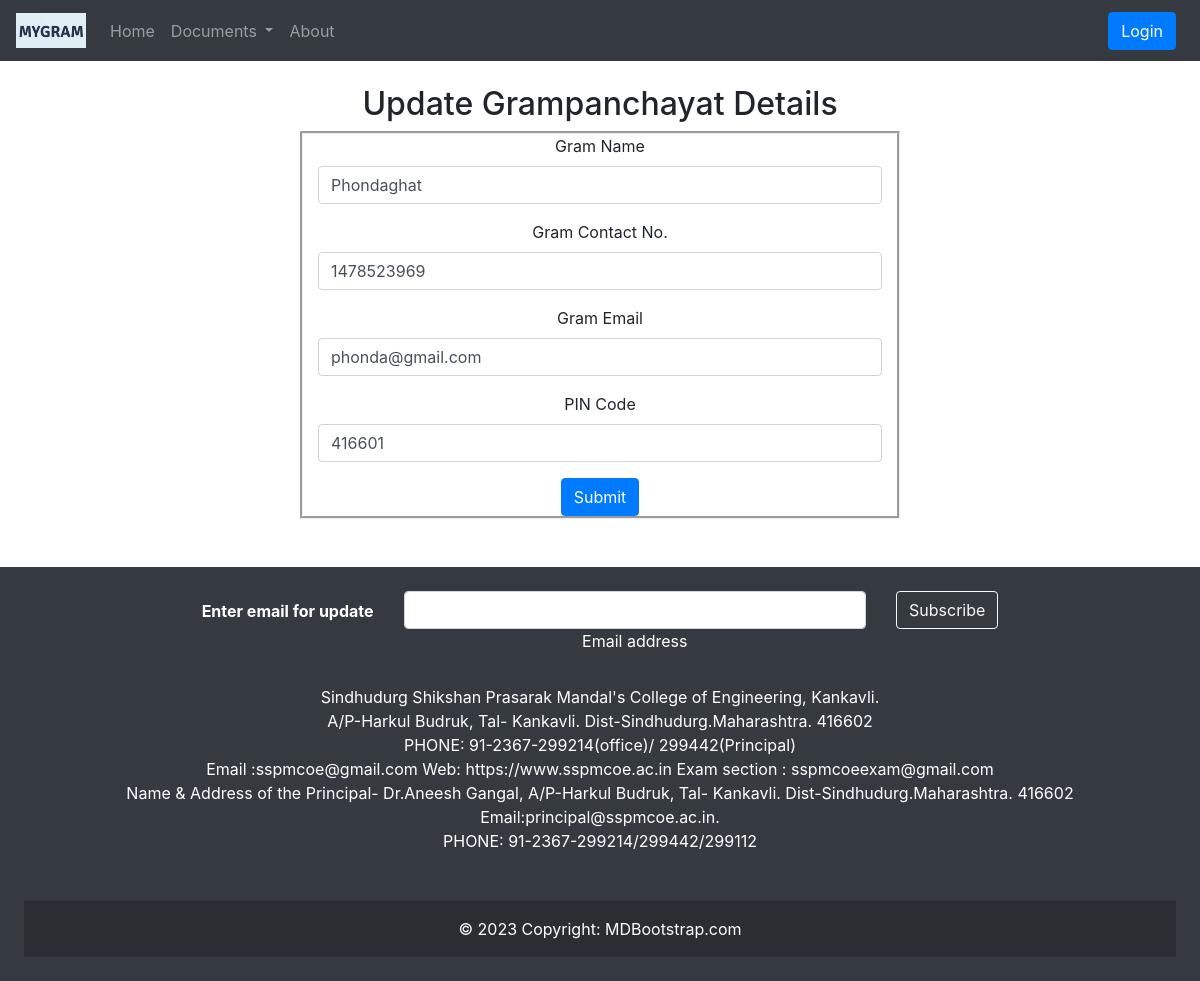
Page /updateGrampanchayat/1001/ on the committed database.
### gramapp/models.py (models this page shows, shortened)
class Grampanchayat(models.Model):
    gramid = models.IntegerField(primary_key=True)
    gramname = models.CharField(max_length=50, unique=True)
    gramaddress = models.TextField(max_length=100)
    gramemail = models.EmailField()
    gramcontact = models.CharField(max_length=10)

### gramapp/views.py (the view, shortened to what this page needs)
# urls.py: path('updateGrampanchayat/<int:pk>/', views.updateGrampanchayat, name='updateGrampanchayat'),
def updateGrampanchayat(request, pk):
    eachgrampanchayat = Grampanchayat.objects.get(gramid=pk)
    context = {'eachgrampanchayat': eachgrampanchayat}
    return render(request, 'gramapp/updateGrampanchayat.html', context)

### templates/gramapp/updateGrampanchayat.html (shortened to what this page needs)
{% extends 'gramapp/base1.html' %}
{% block body %}
<center>
    <h2>Update Grampanchayat Details</h2>
</center>
<form class="container" method="post" action="{% url 'updateGrampanchayat' eachgrampanchayat.pk %}" enctype="multipart/form-data">
    <center>
        <div class="form-group">
            <label for="gramname" class="form-label">Gram Name</label>
            <input type="text" class="form-control" id="gramname" name="gramname" value="{{eachgrampanchayat.gramname}}" autocomplete="off" required>
        </div>
        <div class="form-group">
            <label for="gramcontact" class="form-label">Gram Contact No.</label>
            <input type="text" class="form-control" id="gramcontact" name="gramcontact" value="{{eachgrampanchayat.gramcontact}}" autocomplete="off" required>
        </div>
        <div class="form-group">
            <label for="gramemail" class="form-label">Gram Email</label>
            <input type="email" class="form-control" id="gramemail" name="gramemail" value="{{eachgrampanchayat.gramemail}}" autocomplete="off" required>
        </div>
        <div class="form-group">
            <label for="gramaddress" class="form-label"> PIN Code</label>
            <input type="number" class="form-control" id="gramaddress" name="gramaddress" value="{{eachgrampanchayat.gramaddress}}" autocomplete="off" required>
        </div>
        <button class="btn btn-primary " type="submit">Submit</button><br>
    </center>
</form><br>
{% endblock body %}

### templates/gramapp/updateGrampanchayat.html (style rules this page uses)
.container { width: 600px; border-style: groove; }

### rows in the picture
Grampanchayat: gramname "Phondaghat", gramcontact "1478523969", gramemail "phonda@gmail.com", gramaddress "416601"
